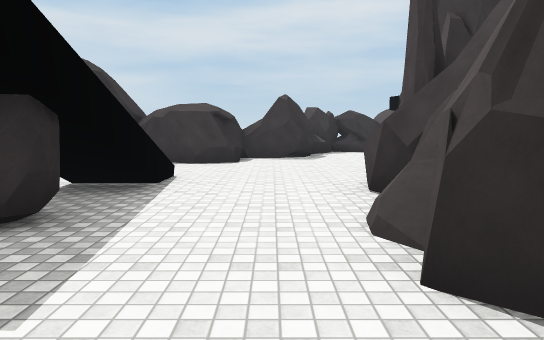
view 1 (above)

16 first-person views from a walk through a scene from a Unity 3-D project. The camera is 1.5 m above the floor, tilts 6° down and sees 70° across. The floor is counted in squares, 2 m on a side. Each view is taken from the middle of a square. On the plan, view 1 faces up. The plan holds only what a view shows up to about 12 squares ahead; the rest is blank. The place goes on beyond the plan. The player character is not drawn. Surface patterns are stand-ins for the level's own textures.

view 2
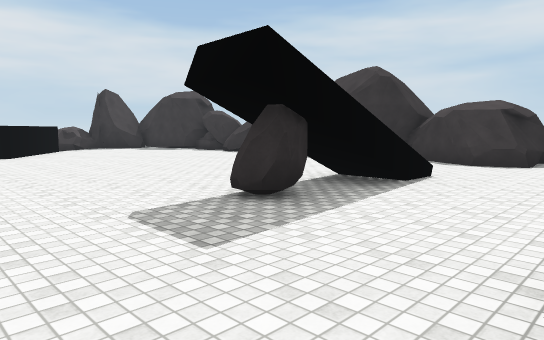

view 3
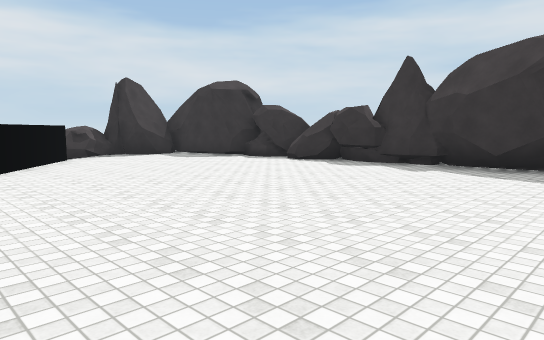

view 4
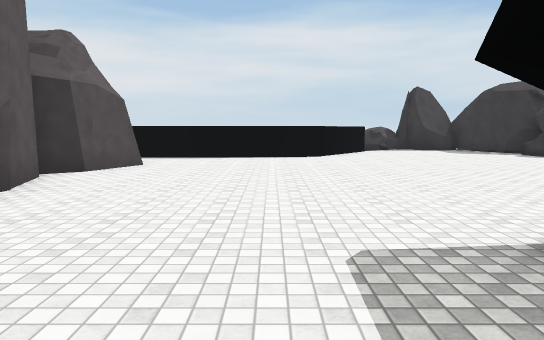

view 5
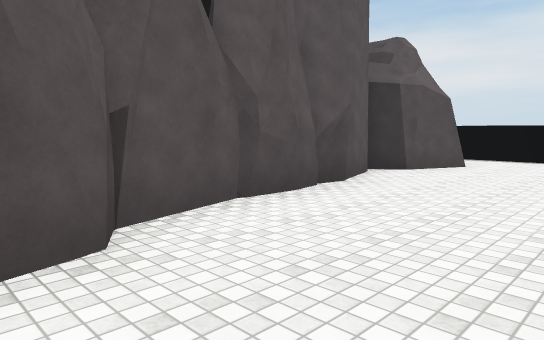

view 6
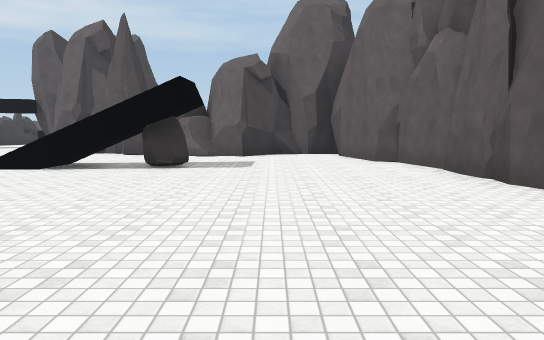

view 7
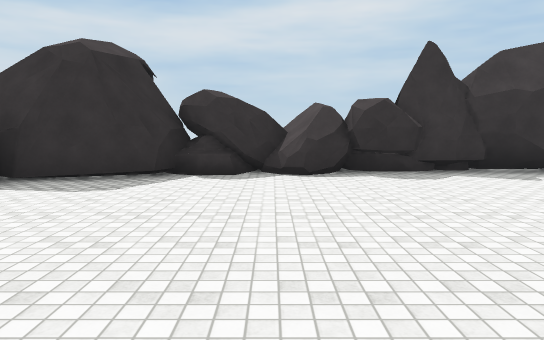

view 8
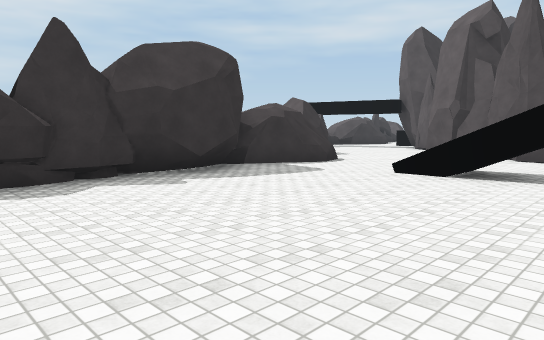

view 9
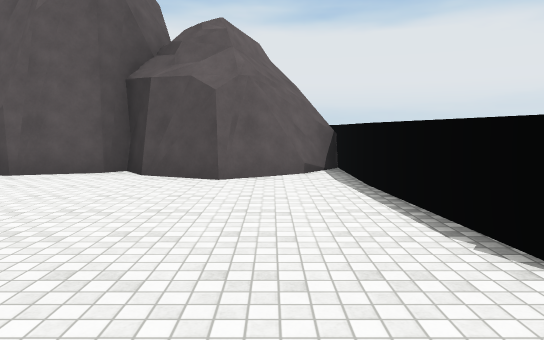

view 10
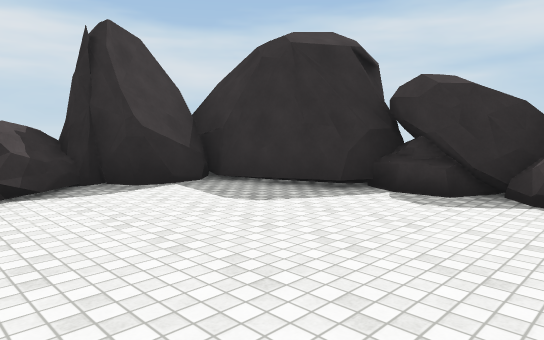

view 11
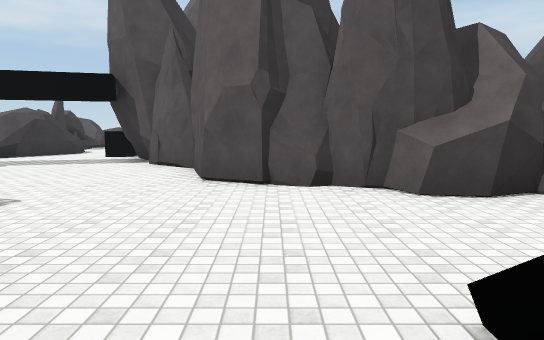

view 12
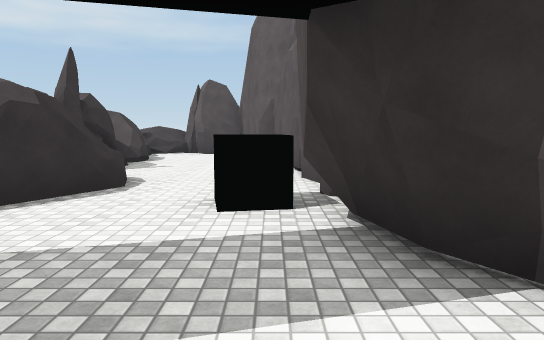

view 13
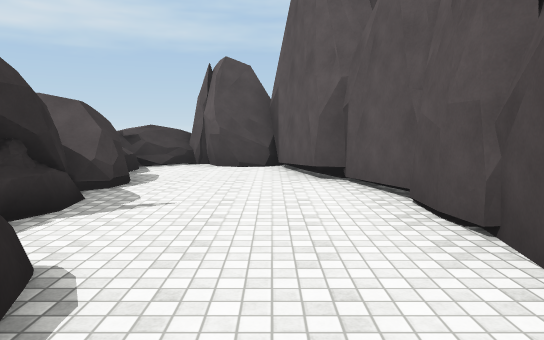

view 14
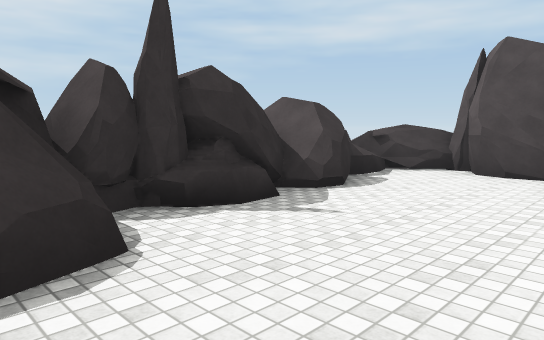

view 15
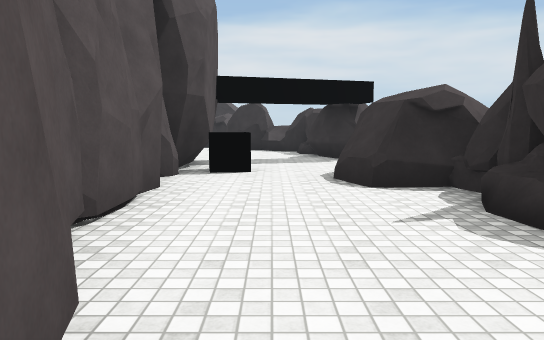

view 16
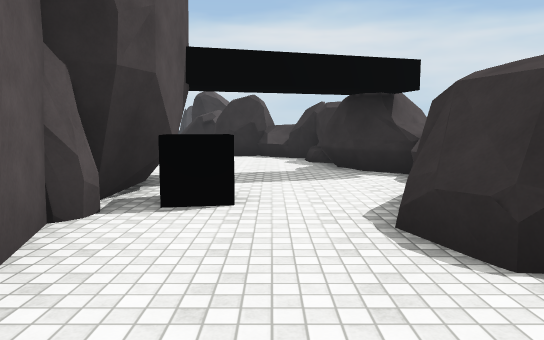

### Floor plan
Points are (right, up) in squares from view 1. A wall is a line through its corners. A room is listed if a view was taken in it or the views show most of it. See-through windows are left out.
Room 1 (views 1, 2, 3, 4, 5, 6, 7, 8, 9, 10, 11)
walls: (-5.1, 8.6) (-6.4, 9.1); (-4.2, 8.7) (-5.9, 8.7); (-3.1, 9.2) (-3.5, 9.6) (-3.9, 9); (-1.6, 8.5) (-2.4, 8.8); (-10.3, 2) (-10.3, -4) (-9.4, -2.5) (-8.2, -1.8) (-7.4, -2.1); (-2.9, 9.3) (-3.4, 9.3); (-1.5, 8.8) (-2.1, 8.7) (-3.8, 9.8); (0.7, 1.7) (0.9, 2.4); (-4.9, -2.2) (-4.1, -2.3); (-4.1, -2.2) (-2.9, -2.1); (-1.2, 9) (-2, 8.7); (-3.7, -2.2) (-2.8, -2.2); (-2.8, -2.3) (-1.4, -1.9) (-0.9, -1.4) (-0.6, -1.3); (-6.9, -2.4) (-6.4, -3.1) (-6.1, -2.7) (-4.9, -2.4); (-0.9, -1.4) (1.4, -0.8); (-1.2, -1.9) (-1, -1.5); (-8.5, -2.1) (-8.2, -1.8); (-1, 9.8) (-1, 9.3); (1.9, 5.8) (2.2, 6.3); (-6.5, -3) (-6.1, -2.7); (1.5, 1) (0.8, 1.8); (1.7, 0.9) (0.8, 1.7) (1.1, 2.4); (-0.8, 10.2) (-1.2, 9.7) (-1.2, 9.2) (-1.7, 9); (1.5, -0.1) (1.8, 0.3) (1.4, 1); (-11.8, 8.1) (-14.2, 7.5); (-11.6, 8.5) (-11.8, 8.2) (-12.4, 7.9); (2.3, 7.4) (2.7, 8.2); (-13.2, 4.2) (-10.6, 2.2); (1.8, -1) (1.8, 0); (-9.6, -3.2) (-9.1, -2.4); (-10.3, -3.9) (-9.4, -2.9)
low walls: (-6.1, 9.2) (-6.4, 9.6); (-4.1, 9.3) (-4.9, 9.1); (-0.8, 8.9) (-1.3, 8.6); (-0.7, 10) (-0.9, 8.8) (-1.6, 8.5); (1.8, 0.3) (1.7, 0.9)
ways out: opening at (1, 8.7) to room 2
objects: rock (-15, 6) to (-14, 7); rock (-11, 9) to (-11, 10); rock (-10, 9) to (-10, 10); rock (-9, 9) to (-7, 10); rock (-9, 10); rock (-2, 3); rock (1, 3); rock (2, 4) to (4, 5); rock (3, 3) to (3, 4); rock (3, 6) to (3, 7)
Room 2 (views 12, 13)
walls: (-0.7, 10.4) (-0.9, 9.9); (5.4, 9.7) (6.1, 10.4); (5.9, 10.2) (7.1, 10.5); (5.3, 9.5) (5.9, 10.3) (6.7, 10.6) (6.9, 10.8); (2.7, 8.2) (4.4, 8.6); (6.7, 10.9) (7.4, 10.8); (7.7, 13.7) (7.1, 14.2); (7.9, 13.8) (7.3, 13.7); (9.1, 13) (8.4, 13.3); (9.1, 12.9) (7, 14.2)
low walls: (5.5, 9.6) (6.2, 10.2); (6.9, 10.4) (7.9, 10.3)
ways out: opening at (1, 8.7) to room 1; opening at (7.5, 11.5) to room 3
objects: rock (-1, 11) to (-1, 12); rock (1, 12); rock (1, 13) to (1, 14); rock (3, 13) to (3, 14); rock (4, 13) to (4, 14); rock (4, 14) to (5, 15); other object (5, 9); other object (5, 15) to (7, 15)
Room 3 (views 14, 15, 16)
walls: (13.8, 11.4) (16.1, 11.9); (11.9, 10.5) (13.5, 10.9) (13.8, 11.3) (14.1, 11.5); (11.1, 10.6) (12, 10.6); (9.6, 13.5) (9.2, 13.4); (9.9, 14.5) (9.6, 14.1) (9.6, 13.7) (9, 13.5); (9.8, 14.3) (9.8, 13.7); (10.5, 10.5) (11.9, 10.7); (9.3, 13.2) (8.7, 13.2); (9.9, 10.6) (10.7, 10.5); (9.4, 10.3) (10, 10.4); (6.9, 10.8) (8.2, 10.3)
low walls: (10, 14.4) (10.1, 13.8); (10, 14.4) (10, 13.6); (9.6, 13.1) (9.1, 13)
ways out: opening at (7.5, 11.5) to room 2
objects: black cube (8, 11); other object (9, 10); rock (10, 15) to (11, 15); rock (12, 14) to (12, 16); rock (13, 14); rock (13, 15); rock (13, 16) to (14, 16); rock (14, 15) to (15, 15); rock (16, 12) to (17, 13); rock (16, 14) to (17, 15)

Positions as (right, up) in squares from view 1, and headings:
1: (0, 0), facing up
2: (1, 0), facing up-left
3: (-3, 1), facing up-left
4: (0, 1), facing left
5: (0, 1), facing down-left
6: (-10, 1), facing right
7: (-10, 2), facing up
8: (-9, 3), facing up-right
9: (-9, 4), facing down
10: (-9, 4), facing up-left
11: (-3, 7), facing right
12: (4, 11), facing right
13: (8, 12), facing right
14: (9, 11), facing up-right
15: (15, 12), facing left
16: (12, 12), facing left
